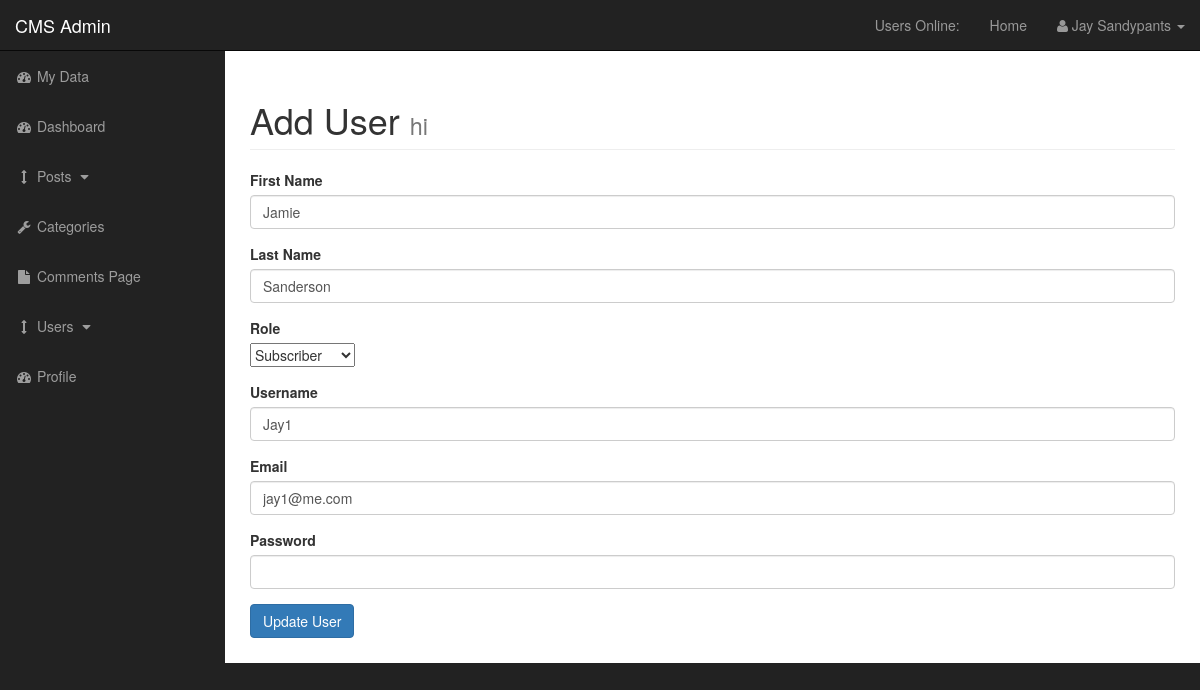
/admin/users.php?source=edit_user&edit_user=19 (signed in), run on the app's committed database.
### tables this page shows
CREATE TABLE `users` (
  `user_id` int(3) NOT NULL,
  `username` varchar(255) NOT NULL,
  `user_password` varchar(255) NOT NULL,
  `user_firstname` varchar(255) NOT NULL,
  `user_lastname` varchar(255) NOT NULL,
  `user_email` varchar(255) NOT NULL,
  `user_image` text NOT NULL,
  `user_role` varchar(255) NOT NULL,
  `randSalt` varchar(255) NOT NULL DEFAULT '$2y$10$iusesomecrazystrings22',
  `token` text NOT NULL
);

### admin/functions.php (called while the page is built, shortened)
<?php
function escape($string) {
    global $connection;
   return mysqli_real_escape_string($connection, trim($string));
}
?>

### admin/includes/edit_user.php (the view, shortened to what this page needs)
<?php
if(isset($_GET['edit_user'])) {
    $the_user_id = $_GET['edit_user'];
    $query = "SELECT * FROM users WHERE user_id = $the_user_id";
    $select_users_query = mysqli_query($connection, $query);
while($row = mysqli_fetch_assoc($select_users_query)) {
    $username = escape($row['username']);
    $user_firstname = escape($row['user_firstname']);
    $user_lastname = escape($row['user_lastname']);
    $user_email = escape($row['user_email']);
    $user_role = escape($row['user_role']);
}
} else {
    header("Location: index.php");
}
?>
  <form action="" method="post" enctype="multipart/form-data">
    <div class="form-group">
        <label for="user_firstname">First Name</label>
        <input type="text" value="<?php echo $user_firstname; ?>" class="form-control" name="user_firstname">
    </div>
        <div class="form-group">
        <label for="user_lastname">Last Name</label>
        <input type="text" value="<?php echo $user_lastname; ?>" class="form-control" name="user_lastname">
    </div>
        <div class="form-group">
         <label for="user_role">Role</label> <br>
        <select name="user_role" id="">
        <option value="<?php echo $user_role; ?>"><?php echo $user_role; ?></option>
        </select>
    </div>
        <div class="form-group">
        <label for="username">Username</label>
        <input type="text" value="<?php echo $username; ?>" class="form-control" name="username">
    </div>
    <div class="form-group">
        <label for="user_email">Email</label>
        <input type="email" value="<?php echo $user_email; ?>" class="form-control" name="user_email">
    </div>
    <div class="form-group">
        <label for="user_password">Password</label>
        <input autocomplete="off" type="password" class="form-control" name="user_password">
    </div>
    <div class="form-group">
        <input type="submit" class="btn btn-primary" name="edit_user" value="Update User">
    </div>
</form>

### admin/css/sb-admin.css (style rules this page uses)
body { margin-top: 100px; background-color: #222; }
@media (min-width:768px) { body { margin-top: 50px; } }

### data on the page
users: user_firstname "Jamie", user_lastname "Sanderson", user_role "Subscriber", username "Jay1", user_email "jay1@me.com"

### other printed values
$_SESSION['firstname'] "Jay"
$_SESSION['lastname'] "Sandypants"
